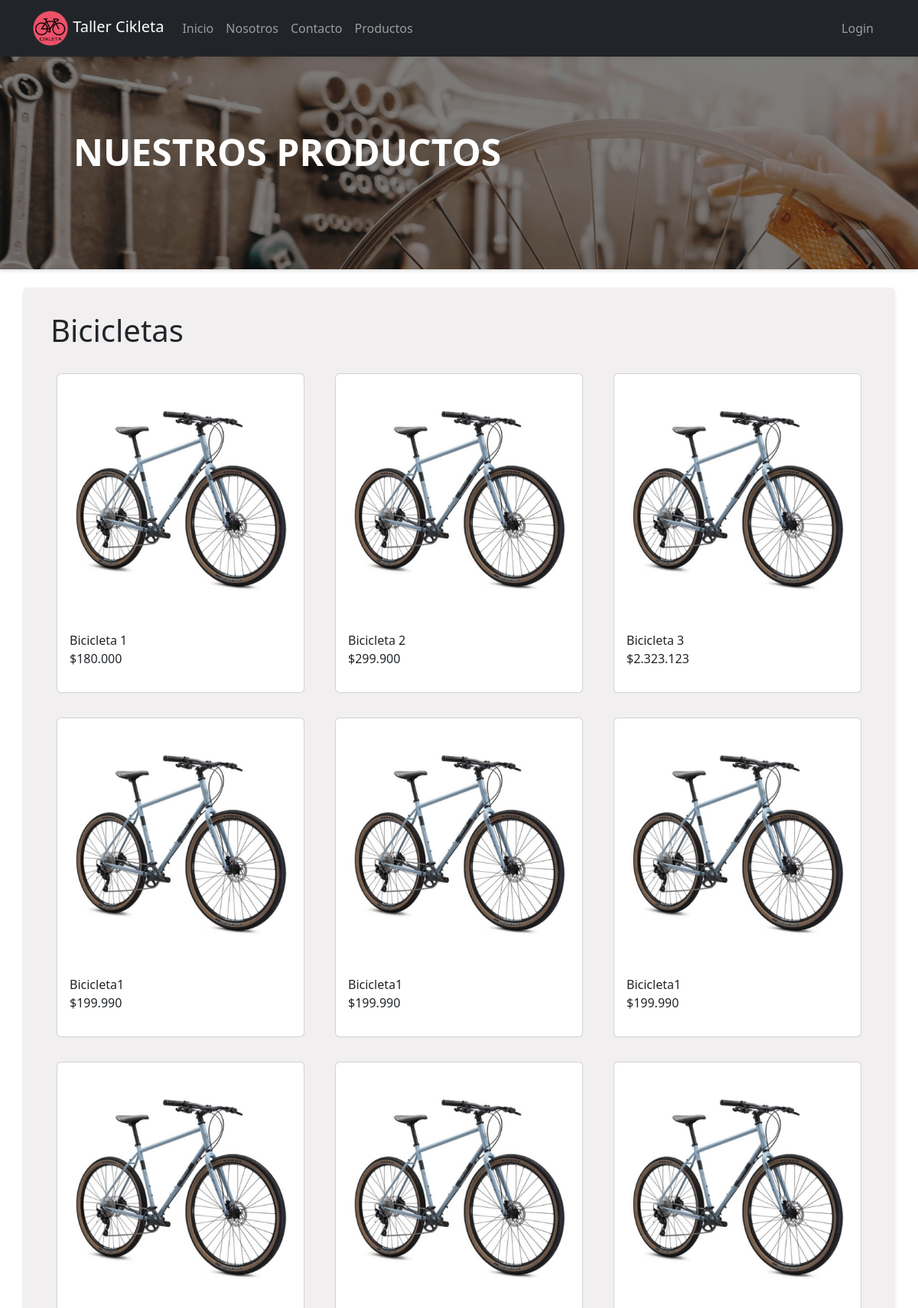
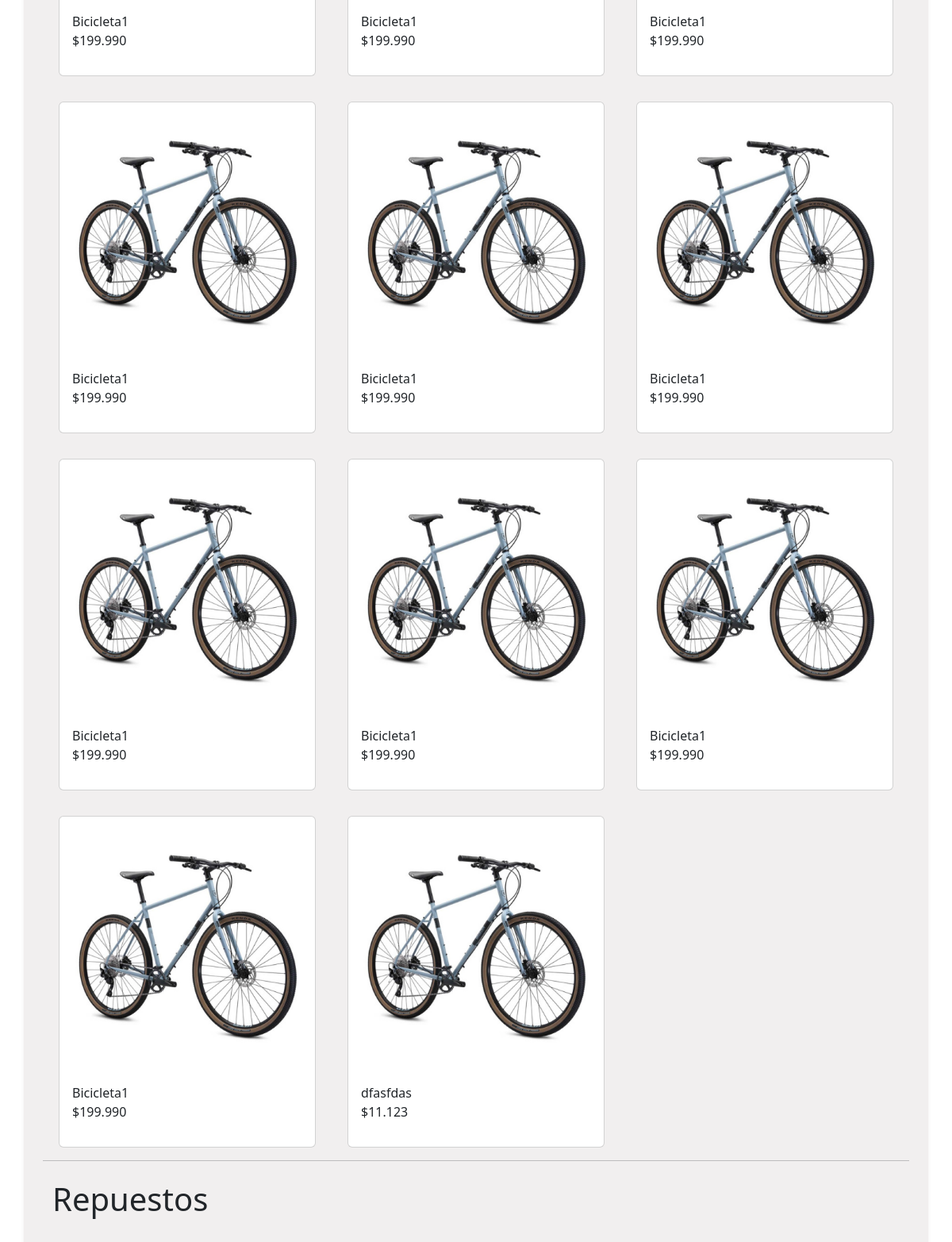
/productos/ (upper part), run on the app's committed database (2 pictures, top to bottom).
### taller/models.py (models this page shows, shortened)
class CategoriaProducto(models.Model):
  nombre = models.CharField(max_length=60)

class Producto(models.Model):
  nombre = models.CharField(max_length=100)
  descripcion = models.TextField("Descripción",blank=True, default='Sin descripción')
  precio = models.IntegerField()
  categoria = models.ForeignKey(CategoriaProducto, on_delete=models.CASCADE, verbose_name="Categoría")
  class Meta:
    ordering = ["categoria", "nombre"]

### taller/views.py (the view)
# urls.py: path("productos/", views.productos, name="taller-productos"),
def productos(request):
  context = {}
  try:
    context.update({"alert":request.session["alert"]})
    del request.session["alert"]
  except KeyError:
    pass
  qs_categorias = CategoriaProducto.objects.all()
  qs_productos = Producto.objects.all()
  catalogo = {}
  for c in qs_categorias:
    lista_productos = qs_productos.filter(categoria = c)
    if lista_productos: catalogo[c.nombre] = lista_productos
  context.update({"catalogo":catalogo})
  return render(request,'productos/productos.html', context)

### taller/templatetags/currency_extras.py (called while the page is built)
@register.filter
@stringfilter
def money(string):
  regex = "(?=([0-9]{3})+$)"
  parsed = re.sub(regex,'.',string)
  return f"${parsed.strip('.')}"

### taller/templates/productos/productos.html (shortened to what this page needs)
{% extends 'base.html' %}
{% load static %}
{% load currency_extras %}
{% block styles %}
  <link rel="stylesheet" href="{% static 'styles/productos.css' %}">
{% endblock styles %}
{% block page_title %}
  Nuestros Productos
{% endblock page_title %}
{% block content %}
<div class="row rounded bg-darker p-4 shadow-sm">
{% if catalogo %}
  {% for categoria, productos in catalogo.items %}
    <h1 class="py-2">{{ categoria }}s</h1>
    {% for producto in productos %}
      <div class="col-12 col-md-6 col-lg-4">
        <div class="card mx-2 my-3">
          <img class="card-img-top product-img p-3 border-black"
          src="{% get_static_prefix %}imagenes/productos/{{ categoria }}.jpg" alt="">
          <div class="card-body"
            <h5 class="card-title">{{ producto.nombre }}</h5>
            <p>{{ producto.precio | money }}</p>
          </div>
        </div>
      </div>
    {% endfor %}
    <hr>
  {% endfor %}
{% else %}
    <h1 class="display-3 text-center">Lo sentimos, no hay productos :c</h1>
{% endif %}
</div>
{% endblock content %}

### taller/templates/base.html (shortened to what this page needs)
{% load static %}
<!DOCTYPE html>
<html lang="en">
<head>
  <link href="https://cdn.jsdelivr.net/npm/bootstrap@5.3.0-alpha3/dist/css/bootstrap.min.css" rel="stylesheet">
  <link rel="stylesheet" href="{% static 'styles/base_styles.css' %}">
  {% block styles %}{% endblock styles %}
</head>
<body>
<header>
  <nav class="navbar navbar-expand-lg bg-body sticky-top shadow-sm" data-bs-theme = 'dark'>
    <div class="container">
      <a href="/" class="navbar-brand">
        <img src="{% static 'logo.png' %}" alt="logo" class="nav-logo">
        Taller Cikleta
      </a>
      <div class="collapse navbar-collapse" id="navbarNav">
        <ul class="navbar-nav me-auto mb-2 mb-lg-0">
          <li class="nav-item">
            <a class="nav-link" href="/">Inicio</a>
          </li>
          <li class="nav-item">
            <a class="nav-link" href="{% url 'taller-about' %}">Nosotros</a>
          </li>
          <li class="nav-item">
            <a class="nav-link" href="{% url 'taller-contacto' %}">Contacto</a>
          </li>
          <li class="nav-item">
            <a class="nav-link" href="{% url 'taller-productos' %}">Productos</a>
          </li>
        </ul>
        <ul class="navbar-nav float-end-lg mb-2 me-2 mb-lg-0">
          {% if user.is_authenticated %}
            <li class="nav_item">
              <div class="dropdown">
                <a class="btn btn-dark dropdown-toggle" href="#" role="button" data-bs-toggle="dropdown" aria-expanded="false">
                  {{ user.username }}
                </a>
                <ul class="dropdown-menu" data-bs-theme="dark">
                  <li><a class="dropdown-item" href="">Mi cuenta</a></li>
                  <li><a class="dropdown-item" href="{% url 'logout' %}" class="nav-link">Logout</a></li>
                </ul>
              </div>
            </li>
          {% else %}
            <li>
              <a class="nav-link" href="{% url 'login' %}">Login</a>
            </li>
          {% endif %}
        </ul>
      </div>
    </div>
  </nav>
  <div class="bg-image jumbo-img shadow-sm">
    <div class="mask p-5 text-white jumbo-mask shadow-sm">
      <div class="container p-5">
        <h1 class="display-5 fw-bold text-uppercase">{% block page_title %}Page Title{% endblock page_title %}</h1>
        <p class="col-md-8 fs-4 pb-1">{% block page_subtitle %}Page Subtitle{% endblock page_subtitle %}</p>
      </div>
    </div>
  </div>
</header>
<section class="container py-4 content-body">
  {% block content %}{% endblock content %}
</section>
</body>
</html>

### taller/static/styles/base_styles.css (style rules this page uses)
body { height: 100%; }
.nav-logo { width:3rem; height:3rem; }
.jumbo-img { background-image: url('/static/cover.jpg'); background-position: 30% 0%; }
.jumbo-mask { background-color: rgb(0,0,0,0.5); }
.content-body { min-height: 50vh; max-height: 100%; display: flex; flex-flow: column nowrap; }

### taller/static/styles/productos.css (style rules this page uses)
.bg-darker { background-color: #F1EFEF; }
.product-img { max-height: 20rem; object-fit: cover; }

### data on the page
CategoriaProducto: catalogo "Bicicleta"
Producto: nombre (picture), nombre "Bicicleta 1", precio "$180.000"
Producto: nombre (picture), nombre "Bicicleta 2", precio "$299.900"
Producto: nombre (picture), nombre "Bicicleta 3", precio "$2.323.123"
Producto: nombre (picture), nombre "Bicicleta1", precio "$199.990"
Producto: nombre (picture), nombre "Bicicleta1", precio "$199.990"
Producto: nombre (picture), nombre "Bicicleta1", precio "$199.990"
Producto: nombre (picture), nombre "Bicicleta1", precio "$199.990"
Producto: nombre (picture), nombre "Bicicleta1", precio "$199.990"
Producto: nombre (picture), nombre "Bicicleta1", precio "$199.990"
Producto: nombre (picture), nombre "Bicicleta1", precio "$199.990"
Producto: nombre (picture), nombre "Bicicleta1", precio "$199.990"
Producto: nombre (picture), nombre "Bicicleta1", precio "$199.990"
Producto: nombre (picture), nombre "Bicicleta1", precio "$199.990"
Producto: nombre (picture), nombre "Bicicleta1", precio "$199.990"
Producto: nombre (picture), nombre "Bicicleta1", precio "$199.990"
Producto: nombre (picture), nombre "Bicicleta1", precio "$199.990"
Producto: nombre (picture), nombre "dfasfdas", precio "$11.123"
CategoriaProducto: catalogo "Repuesto"
